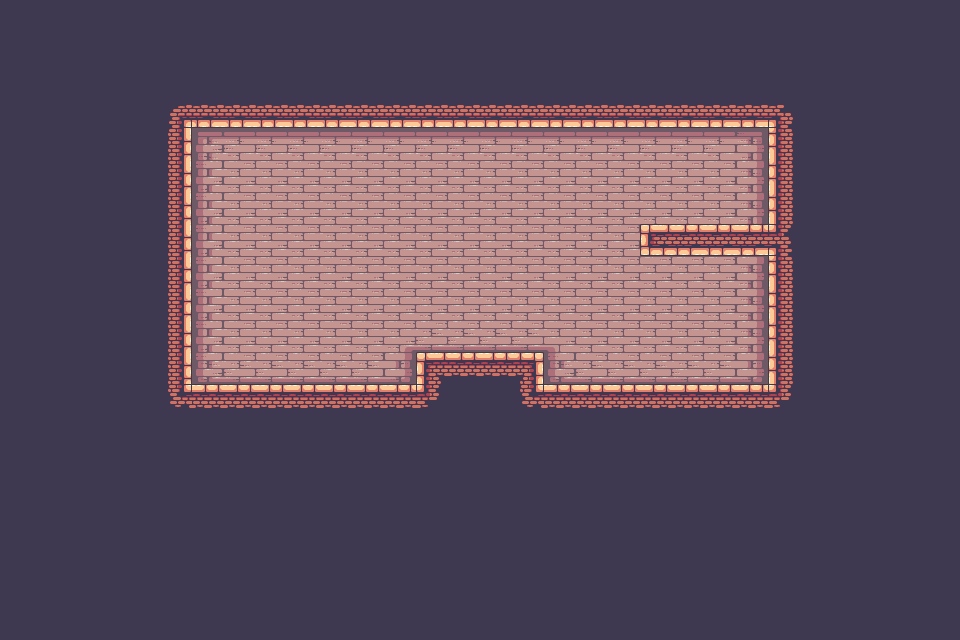

This is a level from a 2D game, rendered from its Tiled map with the project's own tilesets. A one-line summary and the map file follow, with tile-layer data summarised:
An orthogonal 30x20 tile map with 32x32 px tiles, 3 tile layers (bg, collider, pigCollider) and 55 objects (3x coin, 2x pig, king).

<map version="1.10" tiledversion="1.10.1" orientation="orthogonal" renderorder="right-down" width="30" height="20" tilewidth="32" tileheight="32" infinite="0" nextlayerid="5" nextobjectid="10">
 <editorsettings>
  <chunksize width="32" height="32" />
  <export target="first.json" format="json" />
 </editorsettings>
 <tileset firstgid="1" name="Terrain(32x32)" tilewidth="32" tileheight="32" tilecount="247" columns="19">
  <image source="Terrain(32x32).png" width="608" height="416" />
  <tile id="0">
   <objectgroup draworder="index" id="2">
    <object id="1" x="0" y="0" width="32" height="32" />
   </objectgroup>
  </tile>
  <tile id="20">
   <objectgroup draworder="index" id="2">
    <object id="1" x="0" y="0" width="32" height="32" />
   </objectgroup>
  </tile>
  <tile id="21">
   <objectgroup draworder="index" id="2">
    <object id="1" x="0" y="0" width="32" height="32" />
   </objectgroup>
  </tile>
  <tile id="22">
   <objectgroup draworder="index" id="2">
    <object id="1" x="0" y="0" width="32" height="32" />
   </objectgroup>
  </tile>
  <tile id="24">
   <objectgroup draworder="index" id="2">
    <object id="1" x="0" y="0" width="32" height="32" />
   </objectgroup>
  </tile>
  <tile id="26">
   <objectgroup draworder="index" id="2">
    <object id="1" x="0" y="0" width="32" height="32" />
   </objectgroup>
  </tile>
  <tile id="27">
   <objectgroup draworder="index" id="2">
    <object id="1" x="0" y="0" width="32" height="32" />
   </objectgroup>
  </tile>
  <tile id="29">
   <objectgroup draworder="index" id="2">
    <object id="1" x="0" y="0" width="32" height="32" />
   </objectgroup>
  </tile>
  <tile id="30">
   <objectgroup draworder="index" id="2">
    <object id="1" x="0" y="0" width="32" height="32" />
   </objectgroup>
  </tile>
  <tile id="32">
   <objectgroup draworder="index" id="2">
    <object id="1" x="0" y="0" width="32" height="32" />
   </objectgroup>
  </tile>
  <tile id="33">
   <objectgroup draworder="index" id="2">
    <object id="1" x="0" y="0" width="32" height="32" />
   </objectgroup>
  </tile>
  <tile id="35">
   <objectgroup draworder="index" id="2">
    <object id="1" x="0" y="0" width="32" height="32" />
   </objectgroup>
  </tile>
  <tile id="39">
   <objectgroup draworder="index" id="2">
    <object id="1" x="0" y="0" width="32" height="32" />
   </objectgroup>
  </tile>
  <tile id="41">
   <objectgroup draworder="index" id="2">
    <object id="1" x="0" y="0" width="32" height="32" />
   </objectgroup>
  </tile>
  <tile id="43">
   <objectgroup draworder="index" id="2">
    <object id="1" x="0" y="0" width="32" height="32" />
   </objectgroup>
  </tile>
  <tile id="45">
   <objectgroup draworder="index" id="2">
    <object id="1" x="0" y="0" width="32" height="32" />
   </objectgroup>
  </tile>
  <tile id="46">
   <objectgroup draworder="index" id="2">
    <object id="1" x="0" y="0" width="32" height="32" />
   </objectgroup>
  </tile>
  <tile id="48">
   <objectgroup draworder="index" id="2">
    <object id="1" x="0" y="0" width="32" height="32" />
   </objectgroup>
  </tile>
  <tile id="49">
   <objectgroup draworder="index" id="2">
    <object id="1" x="0" y="0" width="32" height="32" />
   </objectgroup>
  </tile>
  <tile id="51">
   <objectgroup draworder="index" id="2">
    <object id="1" x="0" y="0" width="32" height="32" />
    <object id="2" x="0" y="0" width="32" height="32" />
   </objectgroup>
  </tile>
  <tile id="52">
   <objectgroup draworder="index" id="2">
    <object id="1" x="0" y="0" width="32" height="32" />
   </objectgroup>
  </tile>
  <tile id="54">
   <objectgroup draworder="index" id="2">
    <object id="1" x="0" y="0" width="32" height="32" />
   </objectgroup>
  </tile>
  <tile id="55">
   <objectgroup draworder="index" id="2">
    <object id="1" x="0" y="0" width="32" height="32" />
   </objectgroup>
  </tile>
  <tile id="58">
   <objectgroup draworder="index" id="2">
    <object id="1" x="0" y="0" width="32" height="32" />
   </objectgroup>
  </tile>
  <tile id="59">
   <objectgroup draworder="index" id="2">
    <object id="1" x="0" y="0" width="32" height="32" />
   </objectgroup>
  </tile>
  <tile id="60">
   <objectgroup draworder="index" id="2">
    <object id="1" x="0" y="0" width="32" height="32" />
   </objectgroup>
  </tile>
  <tile id="62">
   <objectgroup draworder="index" id="2">
    <object id="1" x="0" y="0" width="32" height="32" />
   </objectgroup>
  </tile>
  <tile id="83">
   <objectgroup draworder="index" id="2">
    <object id="1" x="0" y="0" width="32" height="32" />
   </objectgroup>
  </tile>
  <tile id="84">
   <objectgroup draworder="index" id="2">
    <object id="1" x="0" y="0" width="32" height="32" />
   </objectgroup>
  </tile>
  <tile id="86">
   <objectgroup draworder="index" id="2">
    <object id="1" x="0" y="0" width="32" height="32" />
   </objectgroup>
  </tile>
  <tile id="87">
   <objectgroup draworder="index" id="2">
    <object id="1" x="0" y="0" width="32" height="32" />
   </objectgroup>
  </tile>
  <tile id="89">
   <objectgroup draworder="index" id="2">
    <object id="1" x="0" y="0" width="32" height="32" />
   </objectgroup>
  </tile>
  <tile id="90">
   <objectgroup draworder="index" id="2">
    <object id="1" x="0" y="0" width="32" height="32" />
    <object id="2" x="0" y="0" width="32" height="32" />
   </objectgroup>
  </tile>
  <tile id="92">
   <objectgroup draworder="index" id="2">
    <object id="1" x="0" y="0" width="32" height="32" />
   </objectgroup>
  </tile>
  <tile id="93">
   <objectgroup draworder="index" id="2">
    <object id="1" x="0" y="0" width="32" height="32" />
   </objectgroup>
  </tile>
  <tile id="96">
   <objectgroup draworder="index" id="2">
    <object id="1" x="0" y="0" width="32" height="32" />
   </objectgroup>
  </tile>
  <tile id="97">
   <objectgroup draworder="index" id="2">
    <object id="1" x="0" y="0" width="32" height="32" />
   </objectgroup>
  </tile>
  <tile id="98">
   <objectgroup draworder="index" id="2">
    <object id="1" x="0" y="0" width="32" height="32" />
   </objectgroup>
  </tile>
  <tile id="100">
   <objectgroup draworder="index" id="2">
    <object id="1" x="0" y="0" width="32" height="32" />
   </objectgroup>
  </tile>
  <tile id="102">
   <objectgroup draworder="index" id="2">
    <object id="1" x="0" y="0" width="32" height="32" />
   </objectgroup>
  </tile>
  <tile id="103">
   <objectgroup draworder="index" id="2">
    <object id="1" x="0" y="0" width="32" height="32" />
   </objectgroup>
  </tile>
  <tile id="105">
   <objectgroup draworder="index" id="2">
    <object id="1" x="0" y="0" width="32" height="32" />
   </objectgroup>
  </tile>
  <tile id="106">
   <objectgroup draworder="index" id="2">
    <object id="1" x="0" y="0" width="32" height="32" />
   </objectgroup>
  </tile>
  <tile id="108">
   <objectgroup draworder="index" id="2">
    <object id="1" x="0" y="0" width="32" height="32" />
   </objectgroup>
  </tile>
  <tile id="109">
   <objectgroup draworder="index" id="2">
    <object id="1" x="0" y="0" width="32" height="32" />
   </objectgroup>
  </tile>
  <tile id="111">
   <objectgroup draworder="index" id="2">
    <object id="1" x="0" y="0" width="32" height="32" />
   </objectgroup>
  </tile>
  <tile id="112">
   <objectgroup draworder="index" id="2">
    <object id="1" x="0" y="0" width="32" height="32" />
   </objectgroup>
  </tile>
 </tileset>
 <layer id="1" name="bg" width="30" height="20">
  <data>[600 cells, 600 non-empty, 12 distinct tile ids]</data>
 </layer>
 <layer id="2" name="collider" width="30" height="20">
  <data>[600 cells, 62 non-empty, 13 distinct tile ids]</data>
 </layer>
 <layer id="4" name="pigCollider" width="30" height="20">
  <data>[600 cells, 3 non-empty, 1 distinct tile ids]</data>
 </layer>
 <objectgroup id="3" name="object">
  <object id="4" name="king" x="242" y="334">
   <point />
  </object>
  </objectgroup>
</map>
<!-- 5 of 55 objects omitted -->
